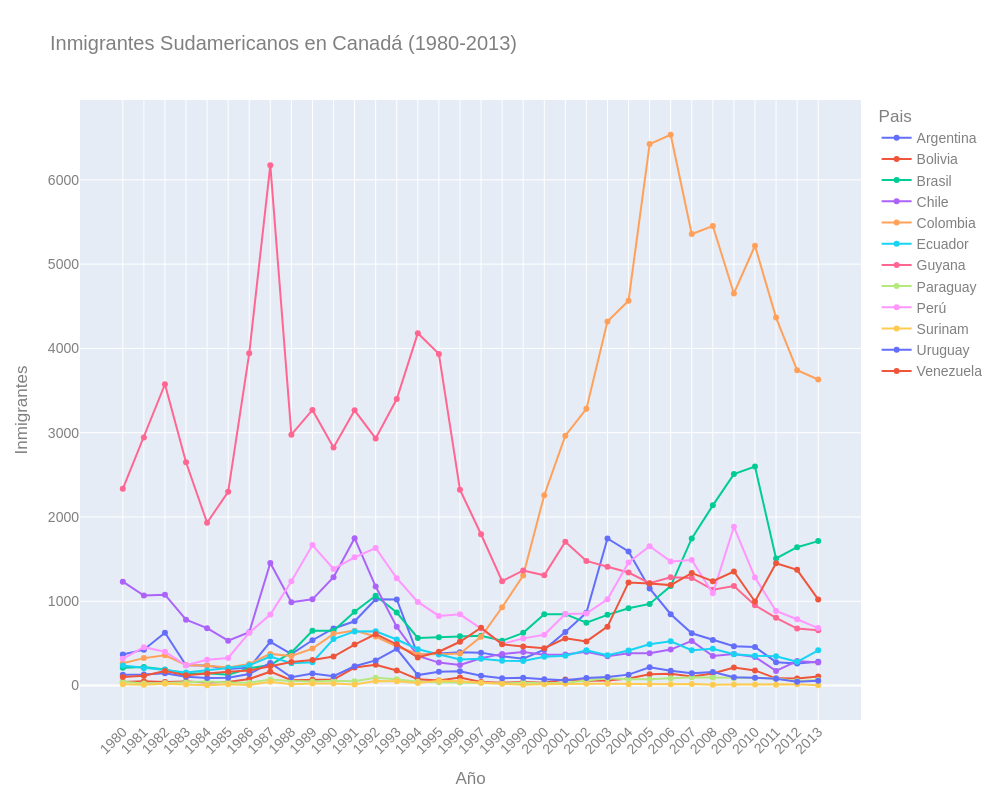

The notebook cell this image was saved under:
### Code cell
#crea grafico 
fig = px.line(sudamerica, x =sudamerica.index, y=sudamerica.columns, title='Inmigrantes Sudamericanos en Canadá (1980-2013)', color='Pais', markers=True)

#personaliza grafico
fig.update_layout(width=1000, height=800, xaxis={'tickangle': -45}, yaxis_title='Inmigrantes', xaxis_title='Año', font_family= 'Arial',font_size=14, font_color='gray')

#exportar
fig.write_html('Inmigracion_sudamericanos.html')

fig.show()

### Figure 1 — Plotly figure (JSON) as saved in the notebook; plotly's stock layout.template omitted (floating-point values rounded to 4 significant figures)
{"data": [{"hovertemplate": "Pais=Argentina<br>index=%{x}<br>value=%{y}<extra></extra>", "legendgroup": "Argentina", "line": {"color": "#636efa", "dash": "solid"}, "marker": {"symbol": "circle"}, "mode": "lines+markers", "name": "Argentina", "orientation": "v", "showlegend": true, "type": "scatter", "x": ["1980", "1981", "1982", "1983", "1984", "1985", "1986", "1987", "1988", "1989", "1990", "1991", "1992", "1993", "1994", "1995", "1996", "1997", "1998", "1999", "2000", "2001", "2002", "2003", "2004", "2005", "2006", "2007", "2008", "2009", "2010", "2011", "2012", "2013"], "xaxis": "x", "y": [368, 426, 626, 241, 237, 196, 213, 519, 374, 538, 678, 763, 1023, 1022, 366, 380, 396, 391, 349, 318, 427, 635, 865, 1745, 1591, 1153, 847, 620, 540, 467, 459, 278, 263, 282], "yaxis": "y"}, {"hovertemplate": "Pais=Bolivia<br>index=%{x}<br>value=%{y}<extra></extra>", "legendgroup": "Bolivia", "line": {"color": "#EF553B", "dash": "solid"}, "marker": {"symbol": "circle"}, "mode": "lines+markers", "name": "Bolivia", "orientation": "v", "showlegend": true, "type": "scatter", "x": ["1980", "1981", "1982", "1983", "1984", "1985", "1986", "1987", "1988", "1989", "1990", "1991", "1992", "1993", "1994", "1995", "1996", "1997", "1998", "1999", "2000", "2001", "2002", "2003", "2004", "2005", "2006", "2007", "2008", "2009", "2010", "2011", "2012", "2013"], "xaxis": "x", "y": [44, 52, 42, 49, 38, 44, 79, 165, 63, 68, 71, 214, 247, 180, 75, 61, 96, 43, 33, 42, 33, 72, 57, 59, 85, 134, 139, 107, 143, 214, 180, 86, 83, 107], "yaxis": "y"}, {"hovertemplate": "Pais=Brasil<br>index=%{x}<br>value=%{y}<extra></extra>", "legendgroup": "Brasil", "line": {"color": "#00cc96", "dash": "solid"}, "marker": {"symbol": "circle"}, "mode": "lines+markers", "name": "Brasil", "orientation": "v", "showlegend": true, "type": "scatter", "x": ["1980", "1981", "1982", "1983", "1984", "1985", "1986", "1987", "1988", "1989", "1990", "1991", "1992", "1993", "1994", "1995", "1996", "1997", "1998", "1999", "2000", "2001", "2002", "2003", "2004", "2005", "2006", "2007", "2008", "2009", "2010", "2011", "2012", "2013"], "xaxis": "x", "y": [211, 220, 192, 139, 145, 130, 205, 244, 394, 650, 650, 877, 1066, 866, 566, 572, 586, 591, 531, 626, 845, 847, 745, 839, 917, 969, 1181, 1746, 2138, 2509, 2598, 1508, 1642, 1714], "yaxis": "y"}, {"hovertemplate": "Pais=Chile<br>index=%{x}<br>value=%{y}<extra></extra>", "legendgroup": "Chile", "line": {"color": "#ab63fa", "dash": "solid"}, "marker": {"symbol": "circle"}, "mode": "lines+markers", "name": "Chile", "orientation": "v", "showlegend": true, "type": "scatter", "x": ["1980", "1981", "1982", "1983", "1984", "1985", "1986", "1987", "1988", "1989", "1990", "1991", "1992", "1993", "1994", "1995", "1996", "1997", "1998", "1999", "2000", "2001", "2002", "2003", "2004", "2005", "2006", "2007", "2008", "2009", "2010", "2011", "2012", "2013"], "xaxis": "x", "y": [1233, 1069, 1078, 781, 681, 533, 633, 1454, 990, 1023, 1286, 1749, 1175, 697, 352, 273, 244, 325, 376, 397, 366, 369, 401, 347, 383, 384, 427, 530, 350, 375, 340, 174, 291, 273], "yaxis": "y"}, {"hovertemplate": "Pais=Colombia<br>index=%{x}<br>value=%{y}<extra></extra>", "legendgroup": "Colombia", "line": {"color": "#FFA15A", "dash": "solid"}, "marker": {"symbol": "circle"}, "mode": "lines+markers", "name": "Colombia", "orientation": "v", "showlegend": true, "type": "scatter", "x": ["1980", "1981", "1982", "1983", "1984", "1985", "1986", "1987", "1988", "1989", "1990", "1991", "1992", "1993", "1994", "1995", "1996", "1997", "1998", "1999", "2000", "2001", "2002", "2003", "2004", "2005", "2006", "2007", "2008", "2009", "2010", "2011", "2012", "2013"], "xaxis": "x", "y": [266, 326, 360, 244, 235, 214, 257, 376, 352, 439, 614, 652, 582, 464, 375, 371, 381, 578, 929, 1306, 2259, 2965, 3283, 4318, 4566, 6424, 6535, 5357, 5452, 4652, 5218, 4366, 3741, 3631], "yaxis": "y"}, {"hovertemplate": "Pais=Ecuador<br>index=%{x}<br>value=%{y}<extra></extra>", "legendgroup": "Ecuador", "line": {"color": "#19d3f3", "dash": "solid"}, "marker": {"symbol": "circle"}, "mode": "lines+markers", "name": "Ecuador", "orientation": "v", "showlegend": true, "type": "scatter", "x": ["1980", "1981", "1982", "1983", "1984", "1985", "1986", "1987", "1988", "1989", "1990", "1991", "1992", "1993", "1994", "1995", "1996", "1997", "1998", "1999", "2000", "2001", "2002", "2003", "2004", "2005", "2006", "2007", "2008", "2009", "2010", "2011", "2012", "2013"], "xaxis": "x", "y": [238, 207, 184, 155, 179, 208, 240, 344, 265, 278, 552, 643, 644, 547, 431, 368, 310, 317, 295, 291, 342, 353, 418, 361, 417, 491, 525, 419, 437, 373, 353, 348, 282, 418], "yaxis": "y"}, {"hovertemplate": "Pais=Guyana<br>index=%{x}<br>value=%{y}<extra></extra>", "legendgroup": "Guyana", "line": {"color": "#FF6692", "dash": "solid"}, "marker": {"symbol": "circle"}, "mode": "lines+markers", "name": "Guyana", "orientation": "v", "showlegend": true, "type": "scatter", "x": ["1980", "1981", "1982", "1983", "1984", "1985", "1986", "1987", "1988", "1989", "1990", "1991", "1992", "1993", "1994", "1995", "1996", "1997", "1998", "1999", "2000", "2001", "2002", "2003", "2004", "2005", "2006", "2007", "2008", "2009", "2010", "2011", "2012", "2013"], "xaxis": "x", "y": [2334, 2943, 3575, 2650, 1932, 2299, 3942, 6174, 2977, 3270, 2824, 3266, 2932, 3399, 4181, 3935, 2324, 1795, 1238, 1366, 1308, 1707, 1479, 1410, 1341, 1215, 1286, 1277, 1137, 1180, 953, 804, 676, 656], "yaxis": "y"}, {"hovertemplate": "Pais=Paraguay<br>index=%{x}<br>value=%{y}<extra></extra>", "legendgroup": "Paraguay", "line": {"color": "#B6E880", "dash": "solid"}, "marker": {"symbol": "circle"}, "mode": "lines+markers", "name": "Paraguay", "orientation": "v", "showlegend": true, "type": "scatter", "x": ["1980", "1981", "1982", "1983", "1984", "1985", "1986", "1987", "1988", "1989", "1990", "1991", "1992", "1993", "1994", "1995", "1996", "1997", "1998", "1999", "2000", "2001", "2002", "2003", "2004", "2005", "2006", "2007", "2008", "2009", "2010", "2011", "2012", "2013"], "xaxis": "x", "y": [45, 26, 32, 40, 48, 36, 34, 72, 53, 48, 56, 51, 94, 75, 46, 39, 38, 30, 25, 34, 29, 34, 60, 88, 74, 75, 88, 98, 95, 88, 89, 83, 55, 66], "yaxis": "y"}, {"hovertemplate": "Pais=Perú<br>index=%{x}<br>value=%{y}<extra></extra>", "legendgroup": "Perú", "line": {"color": "#FF97FF", "dash": "solid"}, "marker": {"symbol": "circle"}, "mode": "lines+markers", "name": "Perú", "orientation": "v", "showlegend": true, "type": "scatter", "x": ["1980", "1981", "1982", "1983", "1984", "1985", "1986", "1987", "1988", "1989", "1990", "1991", "1992", "1993", "1994", "1995", "1996", "1997", "1998", "1999", "2000", "2001", "2002", "2003", "2004", "2005", "2006", "2007", "2008", "2009", "2010", "2011", "2012", "2013"], "xaxis": "x", "y": [317, 456, 401, 241, 306, 328, 628, 843, 1237, 1667, 1384, 1522, 1632, 1274, 993, 827, 845, 676, 493, 560, 603, 849, 855, 1023, 1460, 1653, 1473, 1490, 1094, 1884, 1283, 886, 787, 682], "yaxis": "y"}, {"hovertemplate": "Pais=Surinam<br>index=%{x}<br>value=%{y}<extra></extra>", "legendgroup": "Surinam", "line": {"color": "#FECB52", "dash": "solid"}, "marker": {"symbol": "circle"}, "mode": "lines+markers", "name": "Surinam", "orientation": "v", "showlegend": true, "type": "scatter", "x": ["1980", "1981", "1982", "1983", "1984", "1985", "1986", "1987", "1988", "1989", "1990", "1991", "1992", "1993", "1994", "1995", "1996", "1997", "1998", "1999", "2000", "2001", "2002", "2003", "2004", "2005", "2006", "2007", "2008", "2009", "2010", "2011", "2012", "2013"], "xaxis": "x", "y": [15, 10, 21, 12, 5, 16, 7, 46, 16, 24, 26, 13, 53, 51, 32, 58, 51, 35, 22, 11, 16, 22, 22, 22, 17, 15, 16, 20, 9, 12, 13, 11, 16, 4], "yaxis": "y"}, {"hovertemplate": "Pais=Uruguay<br>index=%{x}<br>value=%{y}<extra></extra>", "legendgroup": "Uruguay", "line": {"color": "#636efa", "dash": "solid"}, "marker": {"symbol": "circle"}, "mode": "lines+markers", "name": "Uruguay", "orientation": "v", "showlegend": true, "type": "scatter", "x": ["1980", "1981", "1982", "1983", "1984", "1985", "1986", "1987", "1988", "1989", "1990", "1991", "1992", "1993", "1994", "1995", "1996", "1997", "1998", "1999", "2000", "2001", "2002", "2003", "2004", "2005", "2006", "2007", "2008", "2009", "2010", "2011", "2012", "2013"], "xaxis": "x", "y": [128, 132, 146, 105, 90, 92, 137, 269, 99, 144, 111, 229, 299, 437, 125, 164, 171, 117, 87, 93, 75, 64, 91, 103, 130, 217, 175, 147, 160, 99, 93, 81, 47, 58], "yaxis": "y"}, {"hovertemplate": "Pais=Venezuela<br>index=%{x}<br>value=%{y}<extra></extra>", "legendgroup": "Venezuela", "line": {"color": "#EF553B", "dash": "solid"}, "marker": {"symbol": "circle"}, "mode": "lines+markers", "name": "Venezuela", "orientation": "v", "showlegend": true, "type": "scatter", "x": ["1980", "1981", "1982", "1983", "1984", "1985", "1986", "1987", "1988", "1989", "1990", "1991", "1992", "1993", "1994", "1995", "1996", "1997", "1998", "1999", "2000", "2001", "2002", "2003", "2004", "2005", "2006", "2007", "2008", "2009", "2010", "2011", "2012", "2013"], "xaxis": "x", "y": [103, 117, 174, 124, 142, 165, 179, 229, 279, 304, 344, 487, 610, 490, 334, 402, 520, 686, 489, 464, 443, 560, 524, 699, 1224, 1211, 1192, 1335, 1239, 1353, 998, 1452, 1373, 1022], "yaxis": "y"}], "layout": {"font": {"color": "gray", "family": "Arial", "size": 14}, "height": 800, "legend": {"title": {"text": "Pais"}, "tracegroupgap": 0}, "title": {"text": "Inmigrantes Sudamericanos en Canadá (1980-2013)"}, "width": 1000, "xaxis": {"anchor": "y", "domain": [0, 1], "tickangle": -45, "title": {"text": "Año"}}, "yaxis": {"anchor": "x", "domain": [0, 1], "title": {"text": "Inmigrantes"}}}}
